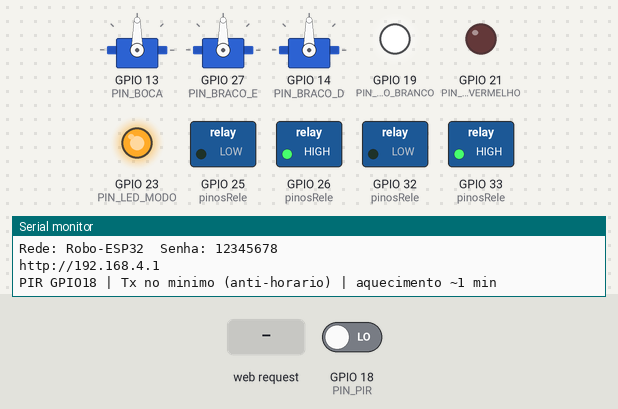
The sketch below on a simulated ESP32. Shown: 3 × servo, switched loads named in the sketch (green lamp = pin HIGH), output pins drawn as LEDs (lit = HIGH), the last lines printed to the serial monitor. The inputs (shaded band) are chosen by the test bench; at power-on: GPIO 18 (PIN_PIR) LOW.

Above: at 1.4 s.
1.5 s: GPIO 18 (PIN_PIR) driven HIGH
At 2.0 s:
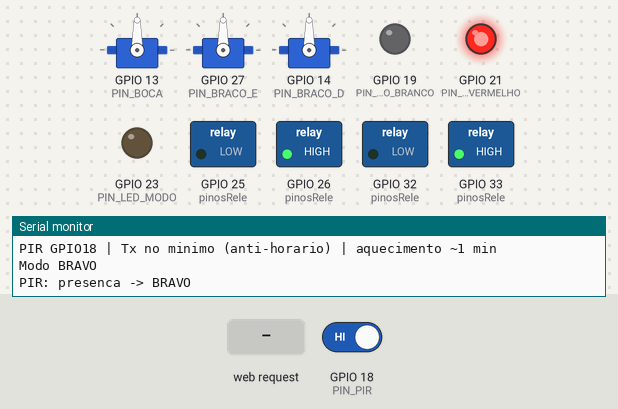
3.0 s: HTTP request GET /drive?d=R received
At 4.2 s:
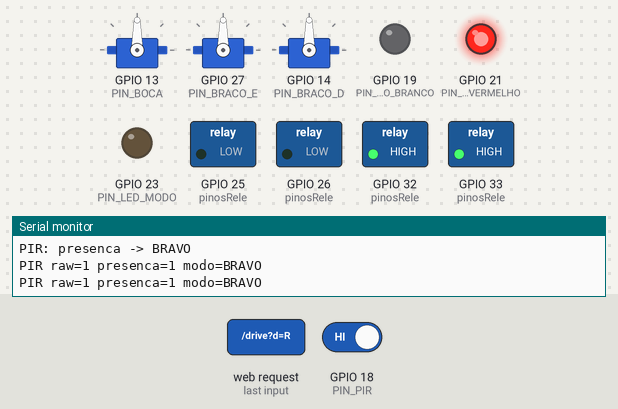
4.5 s: HTTP request GET /modo received
At 5.5 s:
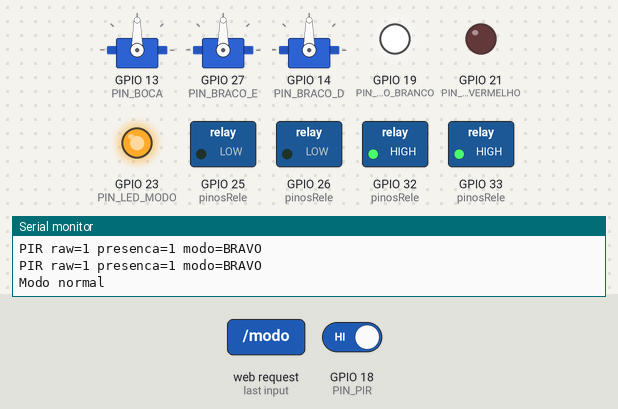
6.0 s: HTTP request GET /boca?d=1&m=1&a=1 received
At 6.6 s:
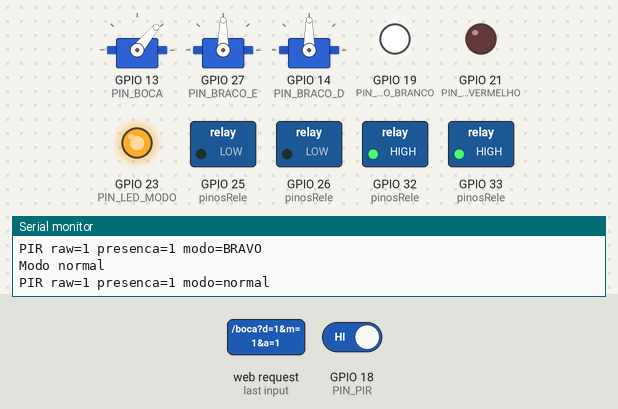
7.5 s: HTTP request GET /drive received
At 7.8 s:
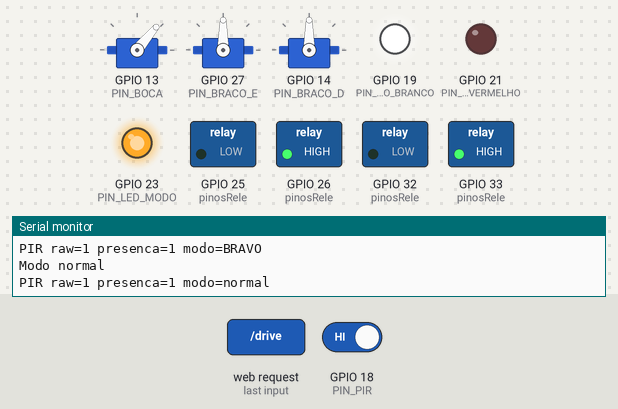
9.0 s: HTTP request GET /modo?m=B received
At 10.1 s:
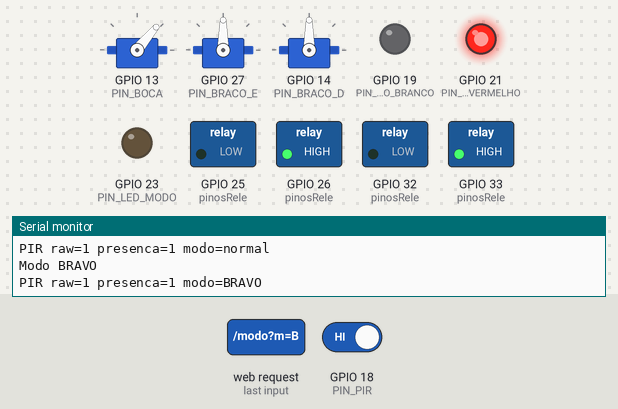
Timing chart, 0 to 11.5 s (numbered marks = the images above; inputs shaded):
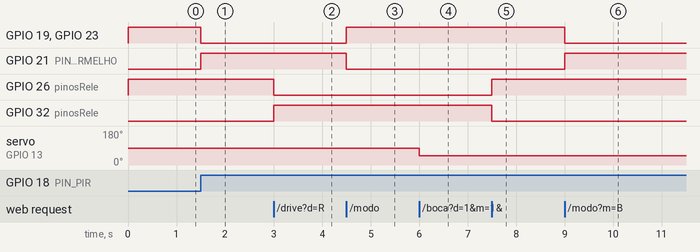

Measured:
- after the input at 1.5 s, GPIO 19 (PIN_OLHO_BRANCO), GPIO 23 (PIN_LED_MODO): HIGH → LOW at once; GPIO 21 (PIN_OLHO_VERMELHO): LOW → HIGH at once
- after the input at 3.0 s, GPIO 26 (pinosRele): HIGH → LOW at once; GPIO 32 (pinosRele): LOW → HIGH at once
- after the input at 4.5 s, GPIO 19 (PIN_OLHO_BRANCO), GPIO 23 (PIN_LED_MODO): LOW → HIGH at once; GPIO 21 (PIN_OLHO_VERMELHO): HIGH → LOW at once
- after the input at 6.0 s, servo on GPIO 13 (PIN_BOCA): 90° → 50° at once
- after the input at 7.5 s, GPIO 26 (pinosRele): LOW → HIGH at once; GPIO 32 (pinosRele): HIGH → LOW at once
- after the input at 9.0 s, GPIO 19 (PIN_OLHO_BRANCO), GPIO 23 (PIN_LED_MODO): HIGH → LOW at once; GPIO 21 (PIN_OLHO_VERMELHO): LOW → HIGH at once

The sketch:

cabra-cabriola-controle.ino
```cpp
/*
 * ESP32 SoftAP + pagina web com joystick
 * 2 motores amarelos + 3x MG996R + LED (1 rele: NC=verde, NO=vermelho)
 *
 * WiFi "Robo-ESP32" / "12345678" -> http://192.168.4.1
 *
 * Motor ESQUERDO = modulo GPIO32/33 (motor 1)
 * Motor DIREITO  = modulo GPIO25/26 (motor 2)
 * Se lado invertido, troque os fios dos motores ou os pinos abaixo.
 *
 * LED painel (rele):
 *   1 rele (GPIO23): NC = verde (normal), NO = vermelho (bravo)
 *   IN1 -> GPIO23 | JD-VCC no 5V | GND comum
 *
 * Olhos (LEDs diretos no ESP, sem rele):
 *   Normal = brancos acesos, vermelhos apagados
 *   Bravo  = vermelhos acesos, brancos apagados
 *
 *   GPIO19 -> resistor 220Ω -> anodo LED branco ESQUERDO
 *   GPIO19 -> resistor 220Ω -> anodo LED branco DIREITO
 *   GPIO21 -> resistor 220Ω -> anodo LED vermelho ESQUERDO
 *   GPIO21 -> resistor 220Ω -> anodo LED vermelho DIREITO
 *   Catodos (todos) -> GND do ESP
 *
 *   (Os dois brancos no mesmo GPIO19; os dois vermelhos no GPIO21)
 *
 * HC-SR501 (presenca -> modo bravo automatico):
 *   VCC  -> 5V | GND -> GND | OUT -> GPIO18
 *   Aquecimento ~30–60 s. Jumper do modulo em H (retrigger).
 *   Potenciometros no modulo (visto por tras, lente pra voce):
 *     Tx (tempo)  -> gire NO SENTIDO ANTI-HORARIO = minimo (~3–5 s)
 *     Sx (sensib.)-> ajuste ate detectar bem sem falso alarme
 *   A demora para APAGAR vem quase sempre do pot Tx, nao do codigo.
 *   Presenca = Bravo. Sem OUT em HIGH = Normal (rapido no codigo).
 *
 * Joystick:
 *   frente  -> os dois frente
 *   tras    -> os dois tras
 *   direita -> esquerdo frente, direito tras
 *   esquerda-> esquerdo tras, direito frente
 *   centro  -> parado
 */

#include <WiFi.h>
#include <WebServer.h>
#include <ESP32Servo.h>

const char *WIFI_SSID = "Robo-ESP32";
const char *WIFI_PASS = "12345678";

// Motor 1 = ESQUERDO | Motor 2 = DIREITO
const uint8_t pinosRele[2][2] = {
  {32, 33},  // esquerdo
  {25, 26}   // direito
};

const uint8_t PIN_LED_MODO = 23;     // rele painel: NC=verde, NO=vermelho
const uint8_t PIN_PIR = 18;          // HC-SR501 OUT
const uint8_t PIN_OLHO_BRANCO = 19;  // 2x LED branco (E+D)
const uint8_t PIN_OLHO_VERMELHO = 21; // 2x LED vermelho (E+D)

const uint8_t RELE_NO = LOW;
const uint8_t RELE_NC = HIGH;

// Liga bravo no primeiro HIGH. So atrasa o retorno a normal se OUT oscilar.
const unsigned long PIR_OFF_STABLE_MS = 150;

const int PIN_BOCA = 13;
// Trocados: E/D estavam invertidos na montagem
const int PIN_BRACO_E = 27;
const int PIN_BRACO_D = 14;

const int BOCA_FECHADA = 90;
const int BOCA_ABERTA = 50;
const int BRACO_CENTRO = 90;

WebServer server(80);
Servo servoBoca;
Servo servoBracoE;
Servo servoBracoD;

int angBoca = BOCA_FECHADA;
int angE = BRACO_CENTRO;
int angD = BRACO_CENTRO;
bool modoBravo = false;
bool presenca = false;
char dirAtual = 'S';
unsigned long pirLastHighMs = 0;
unsigned long pirLastDebugMs = 0;

void frente(uint8_t m) {
  digitalWrite(pinosRele[m][0], RELE_NC);
  digitalWrite(pinosRele[m][1], RELE_NC);
}

void tras(uint8_t m) {
  digitalWrite(pinosRele[m][0], RELE_NO);
  digitalWrite(pinosRele[m][1], RELE_NO);
}

void parado(uint8_t m) {
  digitalWrite(pinosRele[m][0], RELE_NO);
  digitalWrite(pinosRele[m][1], RELE_NC);
}

void setModo(bool bravo) {
  bool mudou = (modoBravo != bravo);
  modoBravo = bravo;
  // Rele painel: NC = verde normal | NO = vermelho bravo
  digitalWrite(PIN_LED_MODO, bravo ? RELE_NO : RELE_NC);
  // Olhos: normal = branco | bravo = vermelho
  digitalWrite(PIN_OLHO_BRANCO, bravo ? LOW : HIGH);
  digitalWrite(PIN_OLHO_VERMELHO, bravo ? HIGH : LOW);
  if (mudou) Serial.println(bravo ? "Modo BRAVO" : "Modo normal");
}

void atualizarPir() {
  bool raw = digitalRead(PIN_PIR) == HIGH;

  if (raw) {
    pirLastHighMs = millis();
    if (!presenca) {
      presenca = true;
      setModo(true);  // imediato ao detectar
      Serial.println("PIR: presenca -> BRAVO");
    }
  } else if (presenca && (millis() - pirLastHighMs) >= PIR_OFF_STABLE_MS) {
    presenca = false;
    setModo(false);
    Serial.println("PIR: livre -> normal");
  }

  if (millis() - pirLastDebugMs > 2000) {
    pirLastDebugMs = millis();
    Serial.printf("PIR raw=%d presenca=%d modo=%s\n",
                  raw ? 1 : 0, presenca ? 1 : 0, modoBravo ? "BRAVO" : "normal");
  }
}

void drive(char dir) {
  dirAtual = dir;
  switch (dir) {
    case 'F':  // ambos frente
      frente(0);
      frente(1);
      break;
    case 'T':  // ambos tras
      tras(0);
      tras(1);
      break;
    case 'R':  // direita: esq frente, dir tras
      frente(0);
      tras(1);
      break;
    case 'L':  // esquerda: esq tras, dir frente
      tras(0);
      frente(1);
      break;
    default:   // stop
      parado(0);
      parado(1);
      dirAtual = 'S';
      break;
  }
}

void setBoca(bool aberta) {
  angBoca = aberta ? BOCA_ABERTA : BOCA_FECHADA;
  servoBoca.write(angBoca);
}

void setBracoE(int a) {
  angE = constrain(a, 0, 180);
  servoBracoE.write(angE);
}

void setBracoD(int a) {
  angD = constrain(a, 0, 180);
  // Sentido mecanico invertido neste braco
  servoBracoD.write(180 - angD);
}

void attachServos() {
  ESP32PWM::allocateTimer(0);
  ESP32PWM::allocateTimer(1);
  ESP32PWM::allocateTimer(2);
  ESP32PWM::allocateTimer(3);
  servoBoca.setPeriodHertz(50);
  servoBracoE.setPeriodHertz(50);
  servoBracoD.setPeriodHertz(50);
  servoBoca.attach(PIN_BOCA, 500, 2400);
  servoBracoE.attach(PIN_BRACO_E, 500, 2400);
  servoBracoD.attach(PIN_BRACO_D, 500, 2400);
  setBoca(false);
  setBracoE(BRACO_CENTRO);
  setBracoD(BRACO_CENTRO);
}

const char PAGE[] PROGMEM = R"HTML(
<!DOCTYPE html>
<html lang="pt-BR">
<head>
<meta charset="utf-8">
<meta name="viewport" content="width=device-width,initial-scale=1,maximum-scale=1,user-scalable=no">
<title>Robo ESP32</title>
<style>
  :root {
    --bg:#1a1d23; --card:#252a33; --text:#eef1f6; --muted:#9aa3b2;
    --accent:#3d9cfd; --go:#3ecf8e; --stop:#e85d5d; --bravo:#e53935; --normal:#43a047;
  }
  *{box-sizing:border-box;-webkit-tap-highlight-color:transparent;touch-action:none}
  body{
    margin:0;font-family:system-ui,sans-serif;background:var(--bg);color:var(--text);
    padding:16px;max-width:480px;margin-inline:auto;user-select:none;
  }
  h1{font-size:1.2rem;margin:0 0 4px}
  .sub{color:var(--muted);font-size:.85rem;margin-bottom:14px}
  section{background:var(--card);border-radius:14px;padding:14px;margin-bottom:12px}
  h2{font-size:.9rem;margin:0 0 10px;color:var(--muted);font-weight:600}
  .row{display:flex;gap:8px;flex-wrap:wrap}
  button{
    flex:1;min-width:70px;border:0;border-radius:12px;padding:14px 10px;
    font-size:1rem;font-weight:600;color:#fff;background:#3a4250;
  }
  button:active{opacity:.9;transform:scale(.97)}
  .normal{background:var(--normal)}
  .bravo{background:var(--bravo)}
  .accent{background:var(--accent)}
  .active{outline:2px solid #fff}
  #pad{
    width:220px;height:220px;margin:8px auto;border-radius:50%;
    background:#1e232c;border:3px solid #3a4250;position:relative;
    touch-action:none;
  }
  #knob{
    width:84px;height:84px;border-radius:50%;background:var(--accent);
    position:absolute;left:50%;top:50%;transform:translate(-50%,-50%);
    box-shadow:0 4px 12px rgba(0,0,0,.35);
  }
  #dirLabel{text-align:center;color:var(--muted);font-size:.85rem;margin-top:6px}
  .val{float:right;color:var(--text)}
  input[type=range]{width:100%}
  #status{font-size:.8rem;color:var(--muted);margin-top:8px}
</style>
</head>
<body>
  <h1>Controle do robo</h1>
  <p class="sub">Joystick + modos normal/bravo</p>

  <section>
    <h2>Modo (LED) <span id="pirTag" style="float:right;font-size:.8rem;color:#9aa3b2">PIR...</span></h2>
    <div class="row">
      <button id="btnN" class="normal active" onclick="setModo('N')">Normal (verde)</button>
      <button id="btnB" class="bravo" onclick="setModo('B')">Bravo (vermelho)</button>
    </div>
    <p style="margin:8px 0 0;font-size:.8rem;color:#9aa3b2">Presenca no HC-SR501 ativa Bravo sozinho</p>
  </section>

  <section>
    <h2>Locomocao</h2>
    <div id="pad"><div id="knob"></div></div>
    <div id="dirLabel">parado</div>
  </section>

  <section>
    <h2>Boca</h2>
    <div class="row">
      <button class="accent" onclick="cmd('/boca?a=1')">Abrir</button>
      <button onclick="cmd('/boca?a=0')">Fechar</button>
    </div>
  </section>

  <section>
    <h2>Braco esquerdo <span class="val" id="ve">90</span>°</h2>
    <input type="range" min="0" max="180" value="90" id="re"
      oninput="ve.textContent=this.value"
      onchange="cmd('/braco?lado=E&ang='+this.value)">
    <div class="row" style="margin-top:8px">
      <button onclick="setArm('E',0)">0</button>
      <button onclick="setArm('E',90)">90</button>
      <button onclick="setArm('E',180)">180</button>
    </div>
  </section>

  <section>
    <h2>Braco direito <span class="val" id="vd">90</span>°</h2>
    <input type="range" min="0" max="180" value="90" id="rd"
      oninput="vd.textContent=this.value"
      onchange="cmd('/braco?lado=D&ang='+this.value)">
    <div class="row" style="margin-top:8px">
      <button onclick="setArm('D',0)">0</button>
      <button onclick="setArm('D',90)">90</button>
      <button onclick="setArm('D',180)">180</button>
    </div>
  </section>

  <p id="status">ok</p>

<script>
const pad=document.getElementById('pad');
const knob=document.getElementById('knob');
const dirLabel=document.getElementById('dirLabel');
const nomes={F:'frente',T:'tras',L:'esquerda',R:'direita',S:'parado'};
let lastDir='S', sending=false;

async function cmd(url){
  const s=document.getElementById('status');
  try{ s.textContent=await (await fetch(url)).text(); }
  catch(e){ s.textContent='erro de rede'; }
}

function setModo(m){
  document.getElementById('btnN').classList.toggle('active', m==='N');
  document.getElementById('btnB').classList.toggle('active', m==='B');
  cmd('/modo?m='+m);
}

function setArm(lado,ang){
  const id=lado==='E'?'re':'rd';
  const vid=lado==='E'?'ve':'vd';
  document.getElementById(id).value=ang;
  document.getElementById(vid).textContent=ang;
  cmd('/braco?lado='+lado+'&ang='+ang);
}

async function sendDir(d){
  if(d===lastDir || sending) return;
  sending=true; lastDir=d;
  dirLabel.textContent=nomes[d]||d;
  try{ await fetch('/drive?d='+d); }catch(e){}
  sending=false;
}

function dirFromXY(x,y){
  const dead=0.28;
  const r=Math.hypot(x,y);
  if(r<dead) return 'S';
  if(Math.abs(y)>=Math.abs(x)) return y<0?'F':'T';
  return x>0?'R':'L';
}

function moveKnob(clientX, clientY){
  const r=pad.getBoundingClientRect();
  const cx=r.left+r.width/2, cy=r.top+r.height/2;
  let x=(clientX-cx)/(r.width/2);
  let y=(clientY-cy)/(r.height/2);
  const lim=0.85;
  const m=Math.hypot(x,y);
  if(m>lim){ x=x/m*lim; y=y/m*lim; }
  knob.style.left=((x+1)/2*100)+'%';
  knob.style.top=((y+1)/2*100)+'%';
  sendDir(dirFromXY(x,y));
}

function resetKnob(){
  knob.style.left='50%'; knob.style.top='50%';
  sendDir('S');
}

let active=false;
pad.addEventListener('pointerdown',e=>{
  active=true; pad.setPointerCapture(e.pointerId);
  moveKnob(e.clientX,e.clientY);
});
pad.addEventListener('pointermove',e=>{
  if(!active) return;
  moveKnob(e.clientX,e.clientY);
});
function endPtr(){ active=false; resetKnob(); }
pad.addEventListener('pointerup',endPtr);
pad.addEventListener('pointercancel',endPtr);

async function refreshStatus(){
  try{
    const j=await (await fetch('/status')).json();
    document.getElementById('btnN').classList.toggle('active', !j.bravo);
    document.getElementById('btnB').classList.toggle('active', !!j.bravo);
    document.getElementById('pirTag').textContent=j.pir?'Presenca':'Sem presenca';
    document.getElementById('pirTag').style.color=j.pir?'#e53935':'#9aa3b2';
  }catch(e){}
}
setInterval(refreshStatus, 800);
refreshStatus();
</script>
</body>
</html>
)HTML";

void handleRoot() {
  server.send_P(200, "text/html", PAGE);
}

void handleDrive() {
  String d = server.arg("d");
  d.toUpperCase();
  char c = d.length() ? d[0] : 'S';
  if (c != 'F' && c != 'T' && c != 'L' && c != 'R') c = 'S';
  drive(c);
  server.send(200, "text/plain", String("dir ") + c);
}

void handleModo() {
  String m = server.arg("m");
  m.toUpperCase();
  bool bravo = (m == "B" || m == "BRAVO" || m == "R");
  setModo(bravo);
  server.send(200, "text/plain", bravo ? "modo bravo (vermelho)" : "modo normal (verde)");
}

void handleStatus() {
  String j = "{";
  j += "\"bravo\":";
  j += modoBravo ? "true" : "false";
  j += ",\"pir\":";
  j += presenca ? "true" : "false";
  j += "}";
  server.send(200, "application/json", j);
}

void handleBoca() {
  bool aberta = server.arg("a").toInt() != 0;
  setBoca(aberta);
  server.send(200, "text/plain", aberta ? "boca aberta" : "boca fechada");
}

void handleBraco() {
  String lado = server.arg("lado");
  lado.toUpperCase();
  int ang = server.arg("ang").toInt();
  if (lado == "E") {
    setBracoE(ang);
    server.send(200, "text/plain", "braco E " + String(angE));
  } else if (lado == "D") {
    setBracoD(ang);
    server.send(200, "text/plain", "braco D " + String(angD));
  } else {
    server.send(400, "text/plain", "lado=E|D");
  }
}

void setupWifiPortal() {
  WiFi.mode(WIFI_AP);
  WiFi.softAP(WIFI_SSID, WIFI_PASS);
  delay(200);

  server.on("/", handleRoot);
  server.on("/drive", handleDrive);
  server.on("/modo", handleModo);
  server.on("/boca", handleBoca);
  server.on("/braco", handleBraco);
  server.on("/status", handleStatus);
  server.begin();

  Serial.println("=== WiFi SoftAP ===");
  Serial.printf("Rede: %s  Senha: %s\n", WIFI_SSID, WIFI_PASS);
  Serial.print("http://");
  Serial.println(WiFi.softAPIP());
}

void setup() {
  Serial.begin(115200);

  for (uint8_t m = 0; m < 2; m++) {
    digitalWrite(pinosRele[m][0], RELE_NC);
    digitalWrite(pinosRele[m][1], RELE_NC);
    pinMode(pinosRele[m][0], OUTPUT);
    pinMode(pinosRele[m][1], OUTPUT);
    parado(m);
  }

  digitalWrite(PIN_LED_MODO, RELE_NC);
  pinMode(PIN_LED_MODO, OUTPUT);
  pinMode(PIN_OLHO_BRANCO, OUTPUT);
  pinMode(PIN_OLHO_VERMELHO, OUTPUT);
  digitalWrite(PIN_OLHO_BRANCO, LOW);
  digitalWrite(PIN_OLHO_VERMELHO, LOW);
  setModo(false);  // normal: branco on, vermelho off, rele NC

  pinMode(PIN_PIR, INPUT_PULLDOWN);
  pirLastHighMs = 0;
  if (digitalRead(PIN_PIR) == HIGH) {
    pirLastHighMs = millis();
    presenca = true;
    setModo(true);
  }

  attachServos();
  setupWifiPortal();
  Serial.println("PIR GPIO18 | Tx no minimo (anti-horario) | aquecimento ~1 min");
}

void loop() {
  server.handleClient();
  atualizarPir();
}
```
